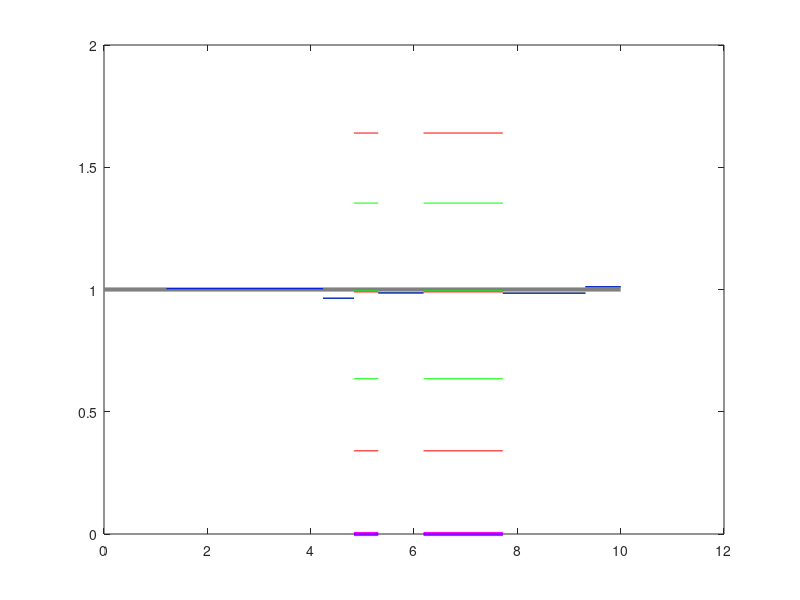

Recreate this plot in MATLAB.
nt=8;
dn=rand(nt,1);
dn=sort(dn);
dn=dn-min(dn)+1/dn/2;
dn=dn/max(dn)*10;


Var = 1;
nd=length(dn);
v0=1;
def=v0*dn;
noise=sqrt(Var)*randn(nd,10000);
defn=def+noise;


Gdef=-1*eye(nd)+diag(ones(nd-1,1),1);
Gdef=Gdef(1:end-1,:);
ni=size(Gdef,1);

vel=diff(def);
veln=diff(defn);
dt=diff(dn);
nv=length(dt);

Gvel=diag(dt);



skip=[3 5];
%skip=[];
good=setdiff(1:ni,skip);

Gdef=Gdef(good,:);
Gvel=Gvel(good,:);
ni = length(good);

ints=[Gdef*defn];
Ga=Gdef;
Ga(end+1,1)=1;

[u,e,v]=svd(Gvel);
de=diag(e);
id=find(de>0);
p=id(end);

up=u(:,1:p);
ep=e(1:p,1:p);
vp=v(:,1:p);
%svd Gg
Ggsvd = vp*inv(ep)*up';

R=vp*vp';
modR=diag(R);
id=find(modR<0.8); %time intervals with no constraint
goodi=setdiff(1:nv,id);
goodcount=length(goodi);
gooddt = dt(goodi);
gooddt = gooddt/sum(gooddt);

Gvela=Gvel;
for i=1:length(id)
    Gvela(end+1,id(i))=1;
    Gvela(end,goodi)=-1/goodcount;
end

Gaug=zeros(length(id),ni);
for i=1:length(id)
    Gaug(i,id(i))=1;
    Gaug(i,goodi)=-gooddt;
end
Gvelb=[Gvel;Gaug];

Gga=inv(Gvela'*Gvela)*Gvel';
Ggb=inv(Gvelb'*Gvelb)*Gvel';


covi=2*Var*Gvela'*Gvela;
W=inv(covi);


Ggc=inv(Gvela'*W*Gvela)*Gvela'*W;
% 

moda   = Gga*ints;
modb   = Ggb*ints;
modsvd = Ggsvd*ints;


meanmoda=mean(moda,2);
meanmodb=mean(modb,2);
meanmodsvd=mean(modsvd,2);
stdmoda=std(moda,[],2);
stdmodb=std(modb,[],2);
stdmodsvd=std(modsvd,[],2);

dns=[dn(1:end-1) dn(2:end)]';

figure
plot([0 10],[v0 v0],'-','color',[0.5 0.5 0.5],'linewidth',3)
hold on
plot(dns(:,skip),zeros(2,length(skip)),'m','linewidth',3);
plot(dns,[meanmoda meanmoda]','r-');
plot(dns(:,skip),(meanmoda(skip)+stdmoda(skip))*[1 1],'r')
plot(dns(:,skip),(meanmoda(skip)-stdmoda(skip))*[1 1],'r')
plot(dns,[meanmodb meanmodb]','g-');
plot(dns(:,skip),(meanmodb(skip)+stdmodb(skip))*[1 1],'g')
plot(dns(:,skip),(meanmodb(skip)-stdmodb(skip))*[1 1],'g')

plot(dns,[meanmodsvd meanmodsvd]','b-')
%plot(dns,meanmodsvd+stdmodsvd,'b:')
%plot(dns,meanmodsvd-stdmodsvd,'b:')



disp(['means: ' num2str(mean(moda(skip(1),:))) ' ' num2str(mean(modb(skip(1),:)))])
disp(['stds: ' num2str(std(moda(skip(1),:))) ' ' num2str(std(modb(skip(1),:)))])

